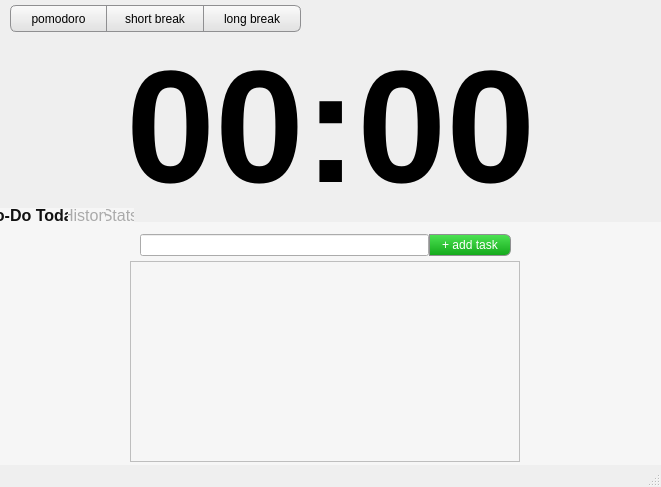
<?xml version="1.0" encoding="UTF-8"?>
<ui version="4.0">
 <class>MainWindow</class>
 <widget class="QMainWindow" name="MainWindow">
  <property name="windowModality">
   <enum>Qt::ApplicationModal</enum>
  </property>
  <property name="geometry">
   <rect>
    <x>0</x>
    <y>0</y>
    <width>661</width>
    <height>487</height>
   </rect>
  </property>
  <property name="windowTitle">
   <string>Pomotimer</string>
  </property>
  <property name="windowIcon">
   <iconset>
    <normaloff>Tomato.ico</normaloff>Tomato.ico</iconset>
  </property>
  <property name="styleSheet">
   <string notr="true"/>
  </property>
  <widget class="QWidget" name="centralwidget">
   <property name="styleSheet">
    <string notr="true">#ShortBreakButton,#LongBreakButton,#PomodoroButton {
	border: 1px solid #8f8f91;
	background-color: qlineargradient(x1: 0, y1: 0, x2: 0, y2: 1,stop: 0 #FBFBFB, stop: 1 #E0E0E0);
	min-width: 80px;
}
#ShortBreakButton:hover,#LongBreakButton:hover,#PomodoroButton:hover {
	background-color: qlineargradient(x1: 0, y1: 0, x2: 0, y2: 1,stop: 0 #f6f7fa, stop: 1 #CCC);
	/*background-color: qlineargradient(x1: 0, y1: 0, x2: 0, y2: 1,stop: 0 #EDF4F8, stop: 1 #C2D1DE);*/
}
#PomodoroButton {
	border-top-left-radius: 6px;
	border-bottom-left-radius: 6px;
}
#ShortBreakButton {
	border-left: 0px;
}
#LongBreakButton {
	border-top-right-radius: 6px;
	border-bottom-right-radius: 6px;
	border-left: 0px;
}

#AddTaskEdit {
	height:20px;
	margin:0;
	padding:0;
	outline:none;
}
#AddTaskEdit:hover {
        /*box-shadow: 0 0 5px rgba(81, 203, 238, 1);*/
}
#AddTaskButton {
	color:#FFF;
	border: 1px solid #8f8f91;
	background-color: qlineargradient(x1: 0, y1: 0, x2: 0, y2: 1,stop: 0 #4FE455, stop: 1 #12A719);
	/*border-left: 0px;*/
	border-top-right-radius: 6px;
	border-bottom-right-radius: 6px;
	min-width: 80px;
	height:20px;
}
QPushButton {
	height:25px;
}
QPushButton:pressed {
	background-color: qlineargradient(x1: 0, y1: 0, x2: 0, y2: 1,stop: 0 #dadbde, stop: 1 #f6f7fa);
 }
QPushButton:flat {
	border: none; /* no border for a flat push button */
 }
QPushButton:default {
	border-color: navy; /* make the default button prominent */
}
#SummaryWidget {
	background-color:#F6F6F6;
	border-top:1px solid #CCC;
}

</string>
   </property>
   <widget class="QWidget" name="gridLayoutWidget">
    <property name="geometry">
     <rect>
      <x>10</x>
      <y>0</y>
      <width>291</width>
      <height>37</height>
     </rect>
    </property>
    <layout class="QGridLayout" name="ButtonsGrid">
     <property name="spacing">
      <number>0</number>
     </property>
     <item row="0" column="0">
      <widget class="QPushButton" name="PomodoroButton">
       <property name="font">
        <font>
         <kerning>true</kerning>
        </font>
       </property>
       <property name="styleSheet">
        <string notr="true"/>
       </property>
       <property name="text">
        <string>pomodoro</string>
       </property>
      </widget>
     </item>
     <item row="0" column="1">
      <widget class="QPushButton" name="ShortBreakButton">
       <property name="text">
        <string>short break</string>
       </property>
      </widget>
     </item>
     <item row="0" column="2">
      <widget class="QPushButton" name="LongBreakButton">
       <property name="text">
        <string>long break</string>
       </property>
      </widget>
     </item>
    </layout>
   </widget>
   <widget class="QWidget" name="gridLayoutWidget_2">
    <property name="geometry">
     <rect>
      <x>0</x>
      <y>46</y>
      <width>661</width>
      <height>161</height>
     </rect>
    </property>
    <layout class="QGridLayout" name="StartGrid">
     <item row="0" column="0">
      <spacer name="LeftSpacer">
       <property name="orientation">
        <enum>Qt::Horizontal</enum>
       </property>
       <property name="sizeHint" stdset="0">
        <size>
         <width>40</width>
         <height>20</height>
        </size>
       </property>
      </spacer>
     </item>
     <item row="0" column="2">
      <spacer name="RightSpacer">
       <property name="orientation">
        <enum>Qt::Horizontal</enum>
       </property>
       <property name="sizeHint" stdset="0">
        <size>
         <width>40</width>
         <height>20</height>
        </size>
       </property>
      </spacer>
     </item>
     <item row="0" column="1">
      <widget class="QLabel" name="TimerLabel">
       <property name="styleSheet">
        <string notr="true">QLabel {
	color: black;
	font-size: 120pt;
	font-family: &quot;PT Sans&quot;;
	font-weight: bold;
	padding:0;
}</string>
       </property>
       <property name="text">
        <string>00:00</string>
       </property>
      </widget>
     </item>
    </layout>
   </widget>
   <widget class="QFrame" name="SummaryFrame">
    <property name="geometry">
     <rect>
      <x>0</x>
      <y>204</y>
      <width>669</width>
      <height>267</height>
     </rect>
    </property>
    <property name="font">
     <font>
      <family>PT Sans</family>
      <pointsize>14</pointsize>
     </font>
    </property>
    <property name="styleSheet">
     <string notr="true">#SummaryTabs {
	background-color:rgb(246, 246, 246);
	border-top: 3px solid #C2C7CB;

}
QTabWidget {
	background-color:#F6F6F6;

}
QTabWidget::pane { 
	border:0;
	position: absolute;
	/*top: -0.5em;*/
	background-color:#F6F6F6;
}
QTabWidget::tab-bar { alignment: center; }
QTabBar::tab {
	background: qlineargradient(x1: 0, y1: 0, x2: 0, y2: 1,
                                 stop: 0 #E1E1E1, stop: 0.4 #DDDDDD,
                                 stop: 0.5 #D8D8D8, stop: 1.0 #D3D3D3);
	background-color:#F6F6F6;
	min-width: 12ex;
	padding:0;
	color: #AAA;
	font-size: 16px;
	font-family: 'PT Sans';
}

QTabBar::tab:selected {
	color: #111;
	font-size: 16px;
	font-family: 'PT Sans';
	font-weight: bold;
}

QTabBar::tab:hover { color:#111; }
QLabel { font-size: 16px; font-family: 'PT Sans'; }</string>
    </property>
    <widget class="QTabWidget" name="SummaryTabs">
     <property name="geometry">
      <rect>
       <x>0</x>
       <y>4</y>
       <width>671</width>
       <height>297</height>
      </rect>
     </property>
     <property name="autoFillBackground">
      <bool>false</bool>
     </property>
     <property name="styleSheet">
      <string notr="true"/>
     </property>
     <property name="currentIndex">
      <number>0</number>
     </property>
     <widget class="QWidget" name="TodoTab">
      <attribute name="title">
       <string>To-Do Today</string>
      </attribute>
      <widget class="QWidget" name="horizontalLayoutWidget">
       <property name="geometry">
        <rect>
         <x>140</x>
         <y>8</y>
         <width>371</width>
         <height>31</height>
        </rect>
       </property>
       <layout class="QHBoxLayout" name="horizontalLayout">
        <property name="spacing">
         <number>0</number>
        </property>
        <item>
         <widget class="QLineEdit" name="AddTaskEdit"/>
        </item>
        <item>
         <widget class="QPushButton" name="AddTaskButton">
          <property name="autoFillBackground">
           <bool>false</bool>
          </property>
          <property name="text">
           <string>+ add task</string>
          </property>
         </widget>
        </item>
       </layout>
      </widget>
      <widget class="QListWidget" name="listWidget">
       <property name="geometry">
        <rect>
         <x>130</x>
         <y>39</y>
         <width>390</width>
         <height>201</height>
        </rect>
       </property>
       <property name="styleSheet">
        <string notr="true">QListView { background-color: #f6f6f6; }
QListView::item { background-color: #fff; border:none; }
QListView::item:selected { border: 1px solid #6a6ea9; }
QListView::item QWidget { border:none; } 
QListView::item QLabel { border:none; } 
QListView::item QToolButton { background-color: none;border:none; }
QScrollBar:vertical {
     border: 2px solid green;
     background: cyan;
     width: 10px;
     margin: 13px 0px 13px 0px;
 }

 QScrollBar::handle:vertical {
     background: gray;
     min-height: 16px;
 }

QScrollBar::add-line:vertical {
    border: 2px solid green;
	background: #32CC99;
     height: 11px;
     subcontrol-position: bottom;
     subcontrol-origin: margin;
 }

 QScrollBar::sub-line:vertical {
     border: 2px solid green;
     background: #32CC99;
     height: 11px;
     subcontrol-position: top;
     subcontrol-origin: margin;
 }

 QScrollBar:up-arrow:vertical, QScrollBar::down-arrow:vertical {
     width: 3px;
     height: 3px;
     background: white;
 }

 QScrollBar::add-page:vertical, QScrollBar::sub-page:vertical {
     background: none;
 }</string>
       </property>
       <property name="frameShadow">
        <enum>QFrame::Plain</enum>
       </property>
       <property name="horizontalScrollBarPolicy">
        <enum>Qt::ScrollBarAlwaysOff</enum>
       </property>
       <property name="spacing">
        <number>1</number>
       </property>
      </widget>
     </widget>
     <widget class="QWidget" name="HistoryTab">
      <attribute name="title">
       <string>History</string>
      </attribute>
      <widget class="QLabel" name="label">
       <property name="geometry">
        <rect>
         <x>188</x>
         <y>38</y>
         <width>185</width>
         <height>17</height>
        </rect>
       </property>
       <property name="text">
        <string>Coming soon...</string>
       </property>
      </widget>
     </widget>
     <widget class="QWidget" name="StatsTab">
      <attribute name="title">
       <string>Stats</string>
      </attribute>
      <widget class="QLabel" name="label_2">
       <property name="geometry">
        <rect>
         <x>188</x>
         <y>38</y>
         <width>185</width>
         <height>17</height>
        </rect>
       </property>
       <property name="text">
        <string>Coming soon...</string>
       </property>
      </widget>
     </widget>
    </widget>
   </widget>
  </widget>
  <widget class="QStatusBar" name="statusbar"/>
  <widget class="QMenuBar" name="menubar">
   <property name="geometry">
    <rect>
     <x>0</x>
     <y>0</y>
     <width>661</width>
     <height>25</height>
    </rect>
   </property>
  </widget>
 </widget>
 <resources/>
 <connections/>
</ui>
